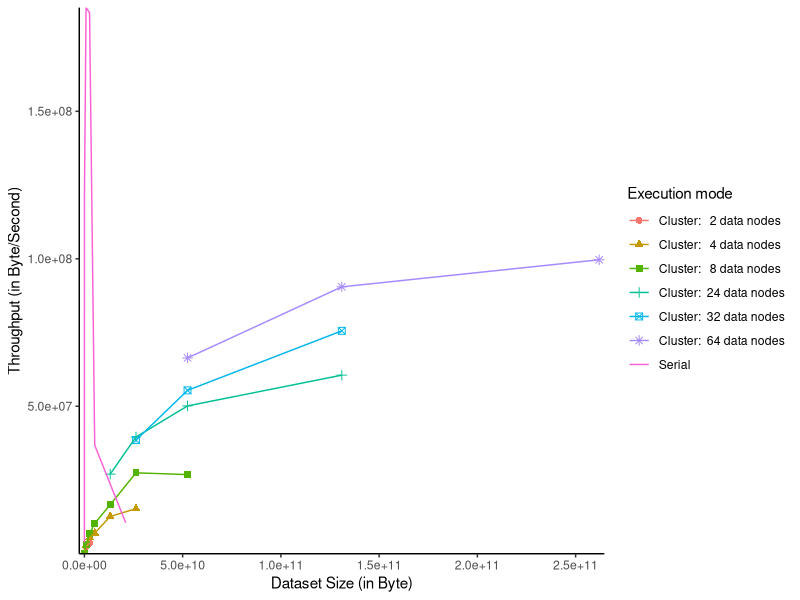

This figure's R source:
setwd("C:/Git-data/Afstuderen/measurements")
library(ggplot2)
library(boot)
library(mgcv)
library(stringr)
library(scales)
measure = read.csv("raw_data.csv") # read csv file
name <- paste(measure$serial.parallel, measure$nodeCount, sep = " ")

getName <- function(s){
	return(ifelse(grepl("^Parallel (\\d)+$", s), 
			paste(
				c(
					"Cluster: ", 
					sprintf("% 3d",as.numeric(str_extract(s, "\\d+"))), 
					" data nodes"
				),
				collapse = ''
			), 
			"Serial"
		)
	)
}

name <- unlist(lapply(name, getName))
measure$seconds <- measure$trainTime/1000
measure$throughput <- measure$dataSize/measure$seconds
measure$serial.parallel <- name
d <- ggplot(data=measure, aes(x=dataSize, y=throughput, colour=serial.parallel, shape=serial.parallel))
d <- d + geom_point(size=2) + geom_line() + 
	theme_bw() + 
	theme(
		panel.grid.major = element_blank(),
		panel.grid.minor = element_blank(),
		panel.border     = element_blank(),
		panel.background = element_blank(),
		axis.line = element_line(color='black')
	) + scale_x_continuous(expand = c(0.01, 0)) + scale_y_continuous(expand = c(0, 0)) +
	xlab("Dataset Size (in Byte)") +
	ylab("Throughput (in Byte/Second)") +
	labs(colour = "Execution mode", shape = "Execution mode") 
ggplot_build(d)